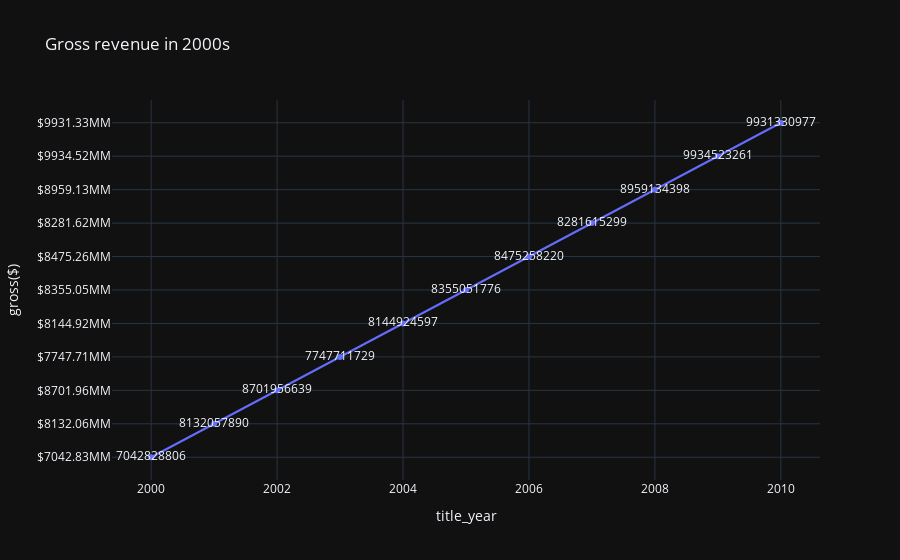

The cell this chart's notebook holds for it:
### Markdown cell above
We can identify that decade 2000s has most number of movies. Let's see the individual gross revenue.

### Code cell
px.line(df_gross_by_2000s, x='title_year',y='gross($)',template='plotly_dark',text='gross',
        title="Gross revenue in 2000s")

### Figure 1 — Plotly figure (JSON) as saved in the notebook; plotly's stock layout.template omitted (floating-point values rounded to 4 significant figures)
{"data": [{"hovertemplate": "title_year=%{x}<br>gross($)=%{y}<br>gross=%{text}<extra></extra>", "legendgroup": "", "line": {"color": "#636efa", "dash": "solid"}, "marker": {"symbol": "circle"}, "mode": "lines+text+markers", "name": "", "orientation": "h", "showlegend": false, "text": [7042828806, 8132057890, 8701956639, 7747711729, 8144924597, 8355051776, 8475258220, 8281615299, 8959134398, 9934523261, 9931330977], "type": "scatter", "x": [2000, 2001, 2002, 2003, 2004, 2005, 2006, 2007, 2008, 2009, 2010], "xaxis": "x", "y": ["$7042.83MM", "$8132.06MM", "$8701.96MM", "$7747.71MM", "$8144.92MM", "$8355.05MM", "$8475.26MM", "$8281.62MM", "$8959.13MM", "$9934.52MM", "$9931.33MM"], "yaxis": "y"}], "layout": {"legend": {"tracegroupgap": 0}, "title": {"text": "Gross revenue in 2000s"}, "xaxis": {"anchor": "y", "domain": [0, 1], "title": {"text": "title_year"}}, "yaxis": {"anchor": "x", "domain": [0, 1], "title": {"text": "gross($)"}}}}
